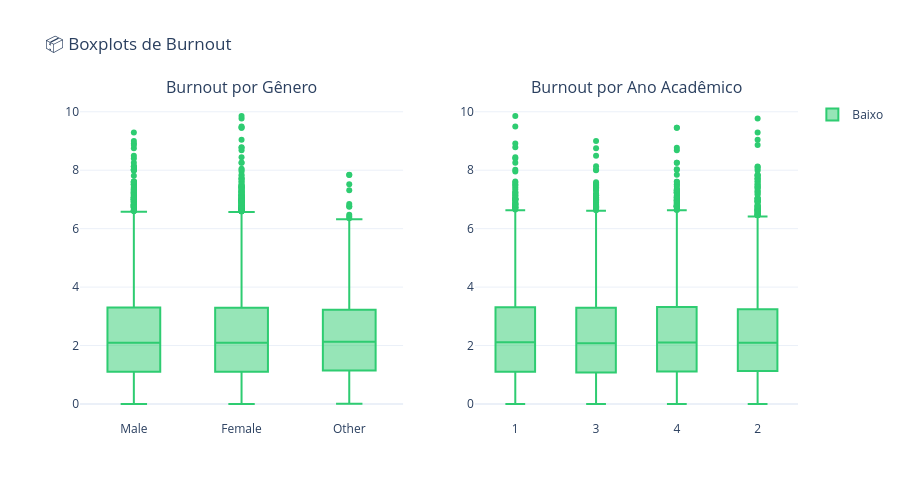

Notebook code cell kept with this figure:
### Code cell
# Burnout Score por Gênero e Ano Acadêmico
fig = make_subplots(rows=1, cols=2,
    subplot_titles=('Burnout por Gênero', 'Burnout por Ano Acadêmico'))

sample = df.sample(30000, random_state=42)

for i, (col, title) in enumerate([('gender', 'Gênero'), ('academic_year', 'Ano')]):
    for cls in ['Baixo', 'Médio', 'Alto']:
        sub = sample[sample['burnout_label'] == cls]
        fig.add_trace(
            go.Box(y=sub['burnout_score'], x=sub[col].astype(str),
                   name=cls, showlegend=(i == 0),
                   marker_color={'Baixo': '#2ecc71', 'Médio': '#f39c12', 'Alto': '#e74c3c'}[cls]),
            row=1, col=i+1
        )

fig.update_layout(height=500, title_text='📦 Boxplots de Burnout', template='plotly_white')
fig.show()

### Figure 1 — Plotly figure (JSON) as saved in the notebook; plotly's stock layout.template omitted (floating-point values rounded to 4 significant figures; data arrays with more than 128 entries replaced by an {"elided": "..."} marker saying what was removed)
{"data": [{"marker": {"color": "#2ecc71"}, "name": "Baixo", "showlegend": true, "type": "box", "x": {"elided": "23053 str values"}, "xaxis": "x", "y": {"elided": "23053 float values"}, "yaxis": "y"}, {"marker": {"color": "#f39c12"}, "name": "Médio", "showlegend": true, "type": "box", "x": [], "xaxis": "x", "y": [], "yaxis": "y"}, {"marker": {"color": "#e74c3c"}, "name": "Alto", "showlegend": true, "type": "box", "x": [], "xaxis": "x", "y": [], "yaxis": "y"}, {"marker": {"color": "#2ecc71"}, "name": "Baixo", "showlegend": false, "type": "box", "x": {"elided": "23053 str values"}, "xaxis": "x2", "y": {"elided": "23053 float values"}, "yaxis": "y2"}, {"marker": {"color": "#f39c12"}, "name": "Médio", "showlegend": false, "type": "box", "x": [], "xaxis": "x2", "y": [], "yaxis": "y2"}, {"marker": {"color": "#e74c3c"}, "name": "Alto", "showlegend": false, "type": "box", "x": [], "xaxis": "x2", "y": [], "yaxis": "y2"}], "layout": {"annotations": [{"font": {"size": 16}, "showarrow": false, "text": "Burnout por Gênero", "x": 0.225, "xanchor": "center", "xref": "paper", "y": 1, "yanchor": "bottom", "yref": "paper"}, {"font": {"size": 16}, "showarrow": false, "text": "Burnout por Ano Acadêmico", "x": 0.775, "xanchor": "center", "xref": "paper", "y": 1, "yanchor": "bottom", "yref": "paper"}], "height": 500, "title": {"text": "📦 Boxplots de Burnout"}, "xaxis": {"anchor": "y", "domain": [0, 0.45]}, "xaxis2": {"anchor": "y2", "domain": [0.55, 1]}, "yaxis": {"anchor": "x", "domain": [0, 1]}, "yaxis2": {"anchor": "x2", "domain": [0, 1]}}}
